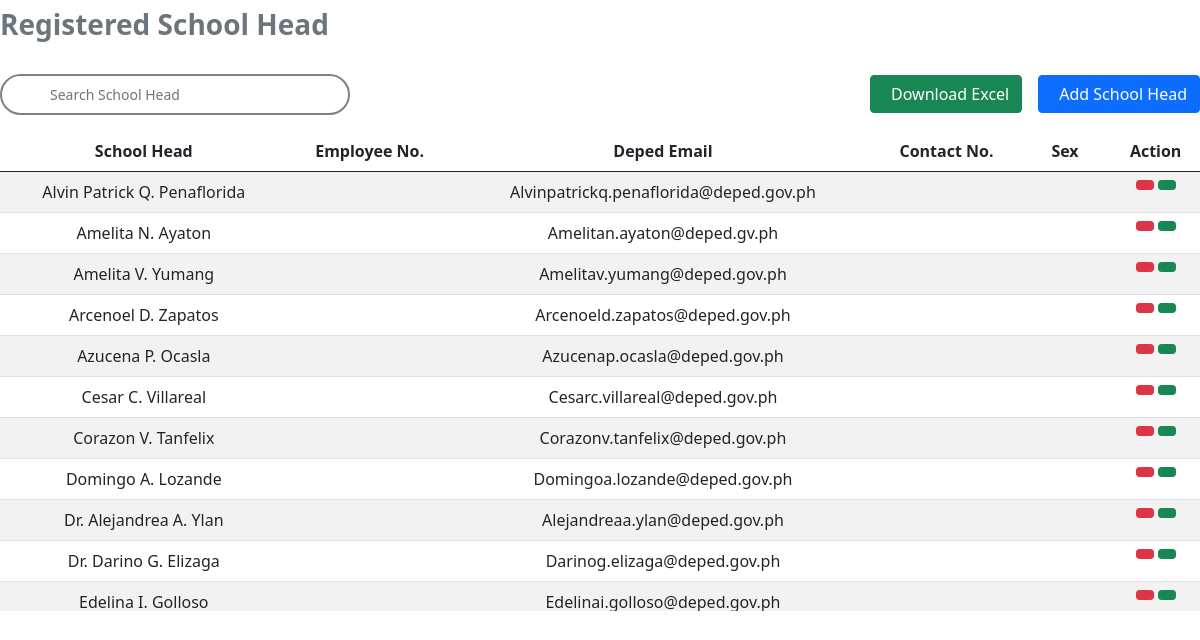
The page /table.php on the database as committed earlier.
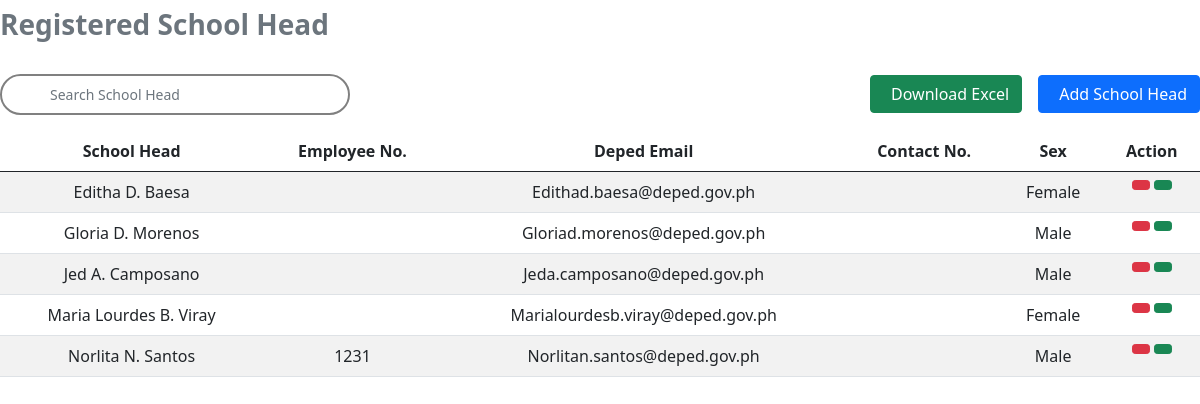
The same page on the database as committed later.
### tables this page shows
CREATE TABLE `profile` (
  `id` int(11) NOT NULL,
  `name` varchar(300) NOT NULL,
  `bday` varchar(250) NOT NULL,
  `address` varchar(500) NOT NULL,
  `email` varchar(1000) NOT NULL,
  `contactNo` varchar(250) NOT NULL,
  `sex` varchar(250) NOT NULL,
  `yearAsSchoolHead` varchar(250) NOT NULL,
  `duration` varchar(250) NOT NULL,
  `learnersPerf` varchar(250) NOT NULL,
  `teacherPerf` varchar(250) NOT NULL,
  `financialMng` varchar(250) NOT NULL,
  `complaints` varchar(250) NOT NULL,
  `picture` varchar(1000) NOT NULL,
  `school` varchar(500) NOT NULL,
  `citizenship` varchar(250) NOT NULL,
  `civil` varchar(250) NOT NULL,
  `zipcode` varchar(250) NOT NULL,
  `employeeNo` varchar(250) NOT NULL,
  `placeBirth` varchar(250) NOT NULL
);

### table.php (the view, shortened to what this page needs)
<?php
    require "db.php";
    $q = "SELECT * FROM `profile` ORDER BY name ASC";
    $list = $con->query($q);
    $fetch = $list->fetch_assoc();
?>
<!DOCTYPE html>
<html lang="en">
<head>
    <link href="https://cdn.jsdelivr.net/npm/bootstrap@5.0.2/dist/css/bootstrap.min.css" rel="stylesheet">
</head>
<body>
    <div class=" text-secondary fw-bold p-2 ps-0 mb-3 w-50 h3">Registered School Head</div>
    <div class="d-flex align-items-center justify-content-between mb-3 mt-4 position-relative">
        <div class="d-flex align-items-center gap-4">
            <input id='searchBar' class="form-control form-control-sm fs-17 py-2 ps-5" style="border: 2px solid grey; border-radius: 100vmax; width: 350px;" type="text" placeholder='Search School Head'
            aria-label="Search">
        </div>
        <div class="d-flex gap-3">
            <button id='excelBtn' class='btn btn-success '><i class="fa-solid fa-file-arrow-down pe-2"></i>Download Excel</button>
            <button type="button" class="btn btn-primary " data-bs-toggle="modal" data-bs-target="#addSchool"><i class="fa-solid fa-plus pe-2"></i>Add School Head</button>
        </div>
    </div>
    <div class="table-responsive md" style="max-height: 480px;">
        <table id='tableToXLS' class='table text-center table-striped'>
            <thead>
                <tr>
                    <th>School Head</th>
                    <th>Employee No.</th>
                    <th>Deped Email</th>
                    <th>Contact No.</th>
                    <th>Sex</th>
                    <th>Action</th>
                </tr>
            </thead>
            <tbody id="idForSearchOutput">
                <?php if($list->num_rows){ ?>
                    <?php do{ ?>
                        <tr>
                            <td><?php echo $fetch['name'] ?></td>
                            <td><?php echo $fetch['employeeNo'] ?></td>
                            <td><?php echo $fetch['email'] ?></td>
                            <td><?php echo $fetch['contactNo'] ?></td>
                            <td><?php echo $fetch['sex'] ?></td>
                            <td>
                                <div class="d-flex gap-1 justify-content-center">
                                    <button title="Delete" class="btn btn-danger btn-sm" id='deleteBtn' value='<?php echo $fetch['id'] ?>'><i class="fa-solid fa-trash"></i></button>
                                    <button title="View Equipment" class="btn btn-success btn-sm" id="viewBtn" value='<?php echo $fetch['email'] ?>'><i class="fa-solid fa-eye"></i></button>
                                </div>
                            </td>
                        </tr>
                    <?php }while($fetch = $list->fetch_assoc()) ?>
                <?php }else{ ?>
                    <tr>
                        <td colspan='12'>No data</td>
                    </tr>
                <?php } ?>
            </tbody>
        </table>
    </div>
</body>
</html>

Rows that differ between the two databases and show on the page:
removed profile: name "Alvin Patrick Q. Penaflorida", email "Alvinpatrickq.penaflorida@deped.gov.ph", $fetch['id'] 74 (drawn)
removed profile: name "Amelita N. Ayaton", email "Amelitan.ayaton@deped.gv.ph", $fetch['id'] 46 (drawn)
removed profile: name "Amelita V. Yumang", email "Amelitav.yumang@deped.gov.ph", $fetch['id'] 64 (drawn)
removed profile: name "Arcenoel D. Zapatos", email "Arcenoeld.zapatos@deped.gov.ph", $fetch['id'] 48 (drawn)
removed profile: name "Azucena P. Ocasla", email "Azucenap.ocasla@deped.gov.ph", $fetch['id'] 42 (drawn)
removed profile: name "Cesar C. Villareal", email "Cesarc.villareal@deped.gov.ph", $fetch['id'] 63 (drawn)
removed profile: name "Corazon V. Tanfelix", email "Corazonv.tanfelix@deped.gov.ph", $fetch['id'] 31 (drawn)
removed profile: name "Domingo A. Lozande", email "Domingoa.lozande@deped.gov.ph", $fetch['id'] 66 (drawn)
removed profile: name "Dr. Alejandrea A. Ylan", email "Alejandreaa.ylan@deped.gov.ph", $fetch['id'] 59 (drawn)
removed profile: name "Dr. Darino G. Elizaga", email "Darinog.elizaga@deped.gov.ph", $fetch['id'] 33 (drawn)
removed profile: name "Edelina I. Golloso", email "Edelinai.golloso@deped.gov.ph", $fetch['id'] 70 (drawn)
now on this page (row unchanged): profile: name "Editha D. Baesa", email "Edithad.baesa@deped.gov.ph", sex "Female", $fetch['id'] 26 (drawn)
now on this page (row unchanged): profile: name "Gloria D. Morenos", email "Gloriad.morenos@deped.gov.ph", sex "Male", $fetch['id'] 28 (drawn)
now on this page (row unchanged): profile: name "Jed A. Camposano", email "Jeda.camposano@deped.gov.ph", sex "Male", $fetch['id'] 30 (drawn)
now on this page (row unchanged): profile: name "Maria Lourdes B. Viray", email "Marialourdesb.viray@deped.gov.ph", sex "Female", $fetch['id'] 29 (drawn)
now on this page (row unchanged): profile: name "Norlita N. Santos", employeeNo "1231", email "Norlitan.santos@deped.gov.ph", sex "Male", $fetch['id'] 27 (drawn)
